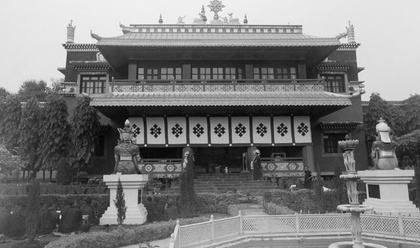
%> input picture 8_Image_restoration/filtro_punto_medio/edificio_china.jpg, 420 x 248 px, shrunk from 640 x 378 before the run
$ octave --eval "archivo_filt_punt_med;"   (GNU Octave 9; MATLAB toolbox functions it lacks are replaced by stand-ins)
%> lines starting %> are read from the running program, lines starting %| are printed output that depends on the picture; in (x1, y1, x2, y2) boxes, pixels count from 0 and x2, y2 are one past the last pixel; in counts of white or black regions, pixels touching at a corner belong together; the program's own positions count from 1
function archivo_filt_punt_med
  clc; clear; close all %limpieza/preparacion inicial
  pkg load image %cargado de biblioteca de lectura

  A=imread('edificio_china.jpg'); %lectura de imagen escala a grises
%> A is the input picture: size 248x420x3 uint8; min 4, max 250, mean 123.5

  %Crear un ruido del tipo sal y pimienta con la funcion de Octave imnoise
  B=imnoise(A,'salt & pepper');
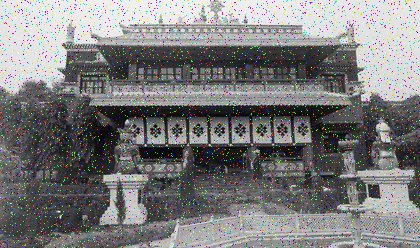
%> B: size 248x420x3 uint8; mean R, G, B 123.6, 123.6, 123.6

  subplot(1,2,1) %posicionamiento de imagen en el grafico
  imshow(B)
  title('Imagen con Ruido Sal y Pimienta')

  A_t=filt_punt_med(B); %llamado de la funcion Filtro Punto Medio

  subplot(1,2,2)
  imshow(A_t)
  title('Imagen Filtrada Punto Medio')
endfunction

function A_t=filt_punt_med(B)
  %Filtro del punto medio
  % Elimina el ruido de sal y pimienta de una imagen en escala de
  % grises aplicando el filtro del punto medio en ventanas de 3x3
  %
  %Recibe:
  % - B: una matriz de imagen en valores de 8bits en escala de grises
  %Retorna:
  % - A_t: una matriz resultante de imagen de valores de 8bits

  B=im2double(B); %conversion a double
%> B: size 248x420x3 double
  [m,n]=size(B); %extraccion de dimensiones
%> m = 248; n = 1260
  A_t=zeros(m,n); %creacion de matriz de salida

  %Filtrado en esquinas (4)
  %Esquina 1
  %Pixel a modificar: B(1,1)
  %Pixeles: B(1,1), B(1,2), B(2,1), B(2,2)
  Wmax=max(max(B(1:2,1:2))); %max valor de la mascara
%> Wmax = 1
  Wmin=min(min(B(1:2,1:2))); %min valor de la mascara
%> Wmin = 0
  A_t(1,1)=(Wmax+Wmin)/2;
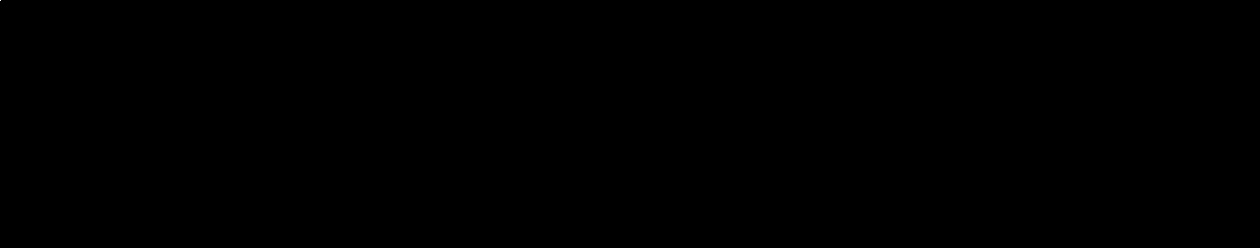
%> A_t: size 248x1260 double; values 0 (black) and 0.5 (white), 0% white in thin lines or dots, all inside (x1, y1, x2, y2) = (0, 0, 1, 1)

  %Esquina 2
  %Pixel a modificar: B(1,n)
  %Pixeles: B(1,n), B(1,n-1), B(2,n), B(2,n-1)
  Wmax=max(max(B(1:2,n-1:n))); %max valor de la mascara
%> Wmax = 0.898
  Wmin=min(min(B(1:2,n-1:n))); %min valor de la mascara
%> Wmin = 0.898
  A_t(1,n)=(Wmax+Wmin)/2;
%> A_t: size 248x1260 double; under 0.01% of pixels changed, all inside (x1, y1, x2, y2) = (1259, 0, 1260, 1)

  %Esquina 3
  %Pixel a modificar: B(m,1)
  %Pixeles: B(m,1), B(m,2), B(m-1,1), B(m-1,2)
  Wmax=max(max(B(m-1:m,1:2))); %max valor de la mascara
%> Wmax = 0.412
  Wmin=min(min(B(m-1:m,1:2))); %min valor de la mascara
%> Wmin = 0.388
  A_t(m,1)=(Wmax+Wmin)/2;
%> A_t: size 248x1260 double; min 0, max 0.898, mean 5.75e-06

  %Esquina 4
  %Pixel a modificar: B(m,n)
  %Pixeles: B(m,n), B(m,n-1), B(m-1,n), B(m-1,n-1)
  Wmax=max(max(B(m-1:m,n-1:n))); %max valor de la mascara
%> Wmax = 0.549
  Wmin=min(min(B(m-1:m,n-1:n))); %min valor de la mascara
%> Wmin = 0.502
  A_t(m,n)=(Wmax+Wmin)/2;
%> A_t: size 248x1260 double; min 0, max 0.898, mean 7.44e-06


  %Filtrado en bordes
  %Borde superior
  %Pixel a modificar: B(1,y)
  for y=2:n-1
    Wmax=max(max(B(1:2,y-1:y+1))); %max valor de la mascara
    Wmin=min(min(B(1:2,y-1:y+1))); %min valor de la mascara
    A_t(1,y)=(Wmax+Wmin)/2;
  %Borde inferior
  %Pixel a modificar: B(m,y)
    Wmax=max(max(B(m-1:m,y-1:y+1))); %max valor de la mascara
    Wmin=min(min(B(m-1:m,y-1:y+1))); %min valor de la mascara
    A_t(m,y)=(Wmax+Wmin)/2;
  endfor
%> this loop made 1258 passes
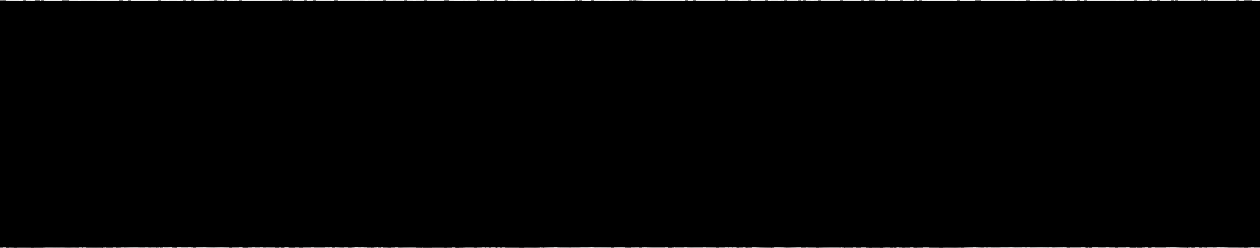
%> A_t: size 248x1260 double; min 0, max 0.971, mean 0.00554
  %Borde derecho
  %Pixel a modificar: B(x,n)
  for x=2:m-1
    Wmax=max(max(B(x-1:x+1,n-1:n))); %max valor de la mascara
    Wmin=min(min(B(x-1:x+1,n-1:n))); %min valor de la mascara
    A_t(x,n)=(Wmax+Wmin)/2;
  %Borde izquierdo
  %Pixel a modificar: B(x,1)
    Wmax=max(max(B(x-1:x+1,1:2))); %max valor de la mascara
    Wmin=min(min(B(x-1:x+1,1:2))); %min valor de la mascara
    A_t(x,1)=(Wmax+Wmin)/2;
  endfor
%> this loop made 246 passes
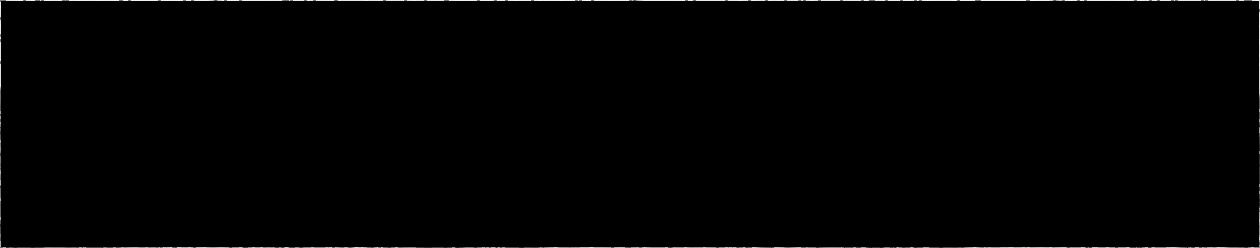
%> A_t: size 248x1260 double; 0.16% of pixels changed, all inside (x1, y1, x2, y2) = (0, 1, 1260, 247)

  %Filtrado de centros
  %Pixel a modificar: B(x,y)
  for x=2:m-1
    for y=2:n-1
      Wmax=max(max(B(x-1:x+1,y-1:y+1))); %max valor de la mascara
      Wmin=min(min(B(x-1:x+1,y-1:y+1))); %min valor de la mascara
      A_t(x,y)=(Wmax+Wmin)/2.0;
    endfor
  endfor
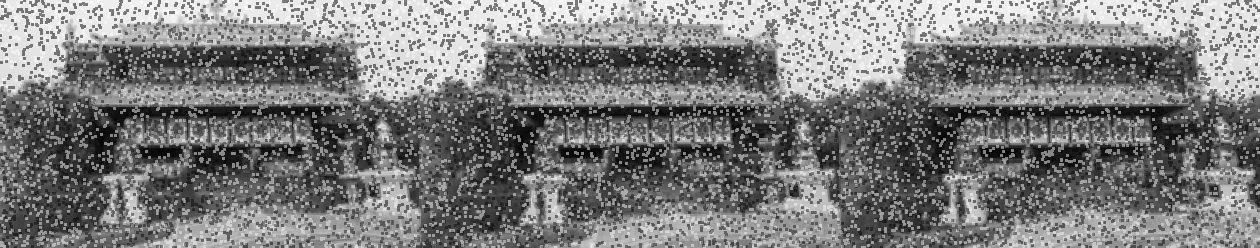
%> A_t: size 248x1260 double; min 0.0196, max 0.971, mean 0.488

  A_t=im2uint8(A_t);
%> A_t: size 248x1260 uint8
endfunction
